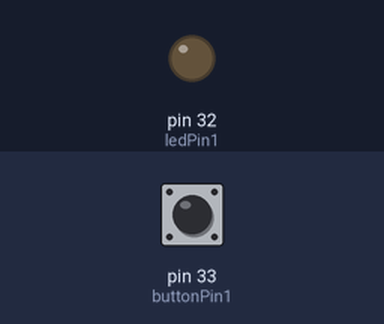
Bench run of a sketch on a simulated Teensy 4. On the bench: output pins drawn as LEDs (lit = HIGH). The test bench sets the inputs (shaded band); at power-on: pin 33 (buttonPin1) LOW.

Above: at 1.2 s.
1.3 s: pin 33 (buttonPin1) pulled HIGH for 0.15 s
At 1.37 s:
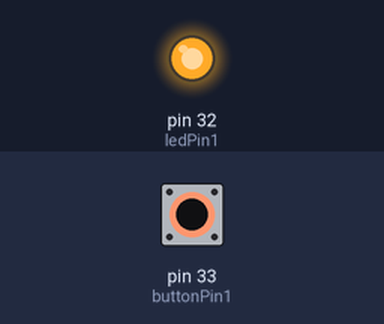
2.9 s: pin 33 (buttonPin1) pulled HIGH for 3.2 s
At 7.5 s:
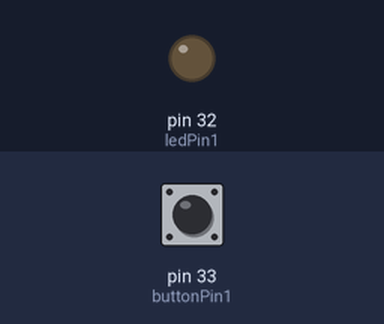
Timing chart, 0 to 9.0 s (numbered marks = the images above; inputs shaded):
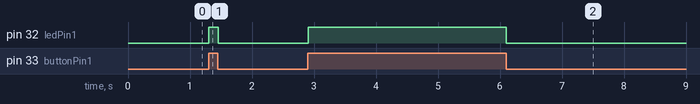

The sketch:

DigitalLab_W3_demo.ino
```cpp
int ledPin1 = 32;
int buttonPin1 = 33;

void setup() {
  pinMode(ledPin1, OUTPUT);
  pinMode(buttonPin1, INPUT);
}

void loop() {
  if (digitalRead(buttonPin1) == HIGH) {
    usbMIDI.sendNoteOn(60, 127, 1);
    digitalWrite(ledPin1, HIGH);
    delay(5);
  }
  else if (digitalRead(buttonPin1) == LOW) {
    usbMIDI.sendNoteOff(60, 0, 1);
    digitalWrite(ledPin1, LOW);
    delay(5);
  }
}
```

Measured:
- after the input at 1.3 s, pin 32 (ledPin1): LOW → HIGH at once, → LOW 0.15 s later
- after the input at 2.9 s, pin 32 (ledPin1): LOW → HIGH at once, → LOW 3.2 s later
